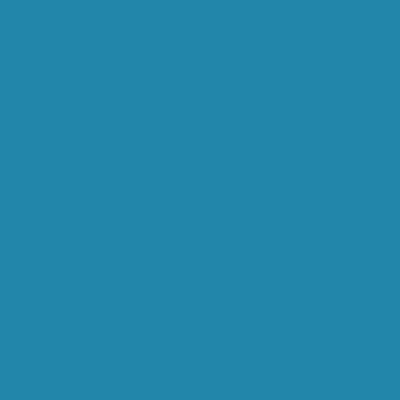
Frame 1 (no input)
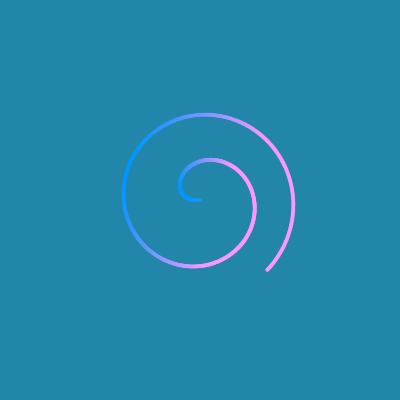
Frame 60 (no input)
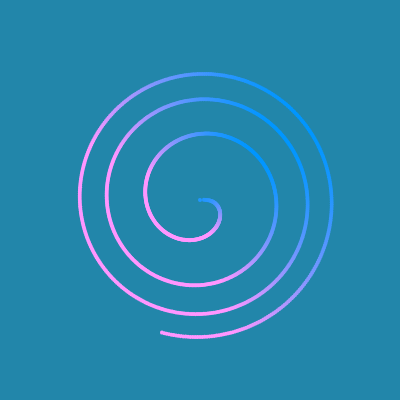
Frame 120 (the mouse pressed at the canvas centre since frame 60)

The p5.js sketch that drew these frames (run headless with seeded random() and noise() and a simulated clock; from frame 60 on, the mouse is pressed at the canvas centre):

// p5.js sketch
// ── sketch.js
var n = 0;
var c = 4;

var points = [];

var start = 0;

function setup() {
  createCanvas(400, 400);
  angleMode(DEGREES);
  // colorMode(HSB);
}

function draw() {
  background(34, 134, 170);
  translate(width / 2, height / 2);
  rotate(n * 0.3);
  for (var i = 0; i < n; i++) {
    var a = i;
    var r = c * sqrt(i);
    var x = r * cos(a);
    var y = r * sin(a);
    var hu = sin(start + i * -1);
    hu = map(hu, -1, 1, 0, 360);
    fill(hu, 150, 255);
    noStroke();
    ellipse(x, y, 4, 4);
  }
  n += 10;
  if (n >= 2500) {
    n -= 10;
  }
  start += 5;
}
